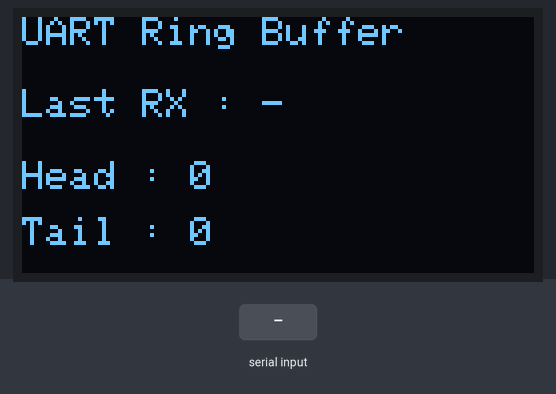
Recording of a sketch running on a simulated ESP32. Shown: 128×64 one-colour display. The inputs (shaded band) are chosen by the test bench. What the sketch prints to the serial monitor is not drawn.

Above: at 1.2 s.
1.3 s: "1" received over Serial
At 2.5 s:
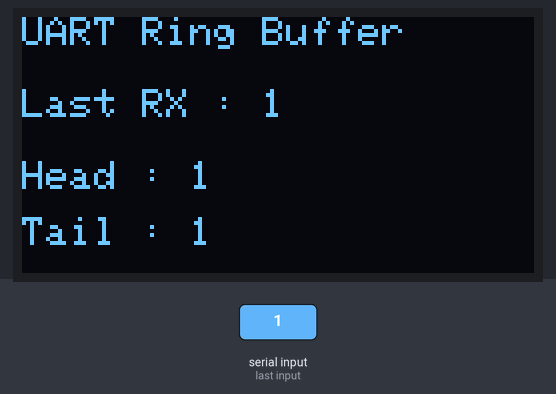
2.8 s: "0" received over Serial
At 4.0 s:
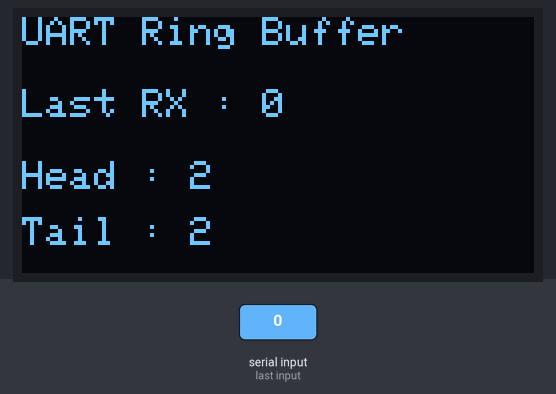
4.3 s: "2" received over Serial
At 5.5 s:
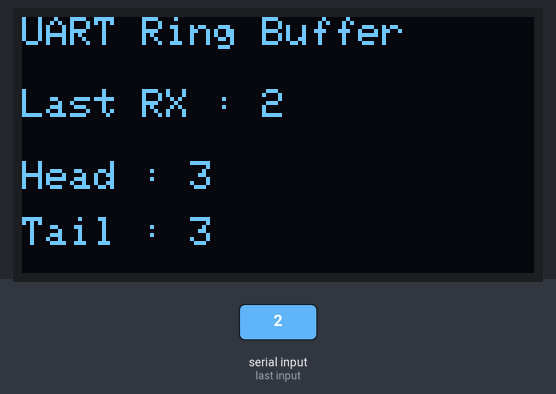
Timing chart, 0 to 7.3 s (numbered marks = the images above; inputs shaded):
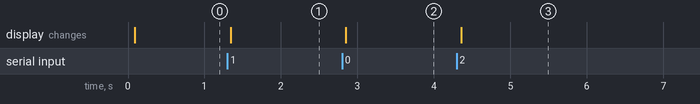

Measured:
- after the input at 1.3 s, the display: changes at once (image 1)
- after the input at 2.8 s, the display: changes after 0.05 s (image 2)
- after the input at 4.3 s, the display: changes after 0.06 s (image 3)

The sketch:

skecth.ino
```cpp
#include <Wire.h>git
#include <Adafruit_GFX.h>
#include <Adafruit_SSD1306.h>

#define SCREEN_WIDTH 128
#define SCREEN_HEIGHT 64
#define OLED_RESET -1
#define BUFFER_SIZE 16

Adafruit_SSD1306 display(SCREEN_WIDTH, SCREEN_HEIGHT, &Wire, OLED_RESET);

typedef struct
{
    uint8_t buffer[BUFFER_SIZE];
    volatile uint8_t head;
    volatile uint8_t tail;
} RingBuffer;

RingBuffer uartBuffer = {0};

char lastChar = '-';

bool isEmpty(void)
{
    return (uartBuffer.head == uartBuffer.tail);
}

bool isFull(void)
{
    return (((uartBuffer.head + 1) % BUFFER_SIZE) == uartBuffer.tail);
}

void push(uint8_t data)
{
    if (!isFull())
    {
        uartBuffer.buffer[uartBuffer.head] = data;
        uartBuffer.head = (uartBuffer.head + 1) % BUFFER_SIZE;

        Serial.print("Push : ");
        Serial.println((char)data);
    }
    else
    {
        Serial.println("Buffer Full!");
    }
}

uint8_t pop(void)
{
    uint8_t data = 0;

    if (!isEmpty())
    {
        data = uartBuffer.buffer[uartBuffer.tail];
        uartBuffer.tail = (uartBuffer.tail + 1) % BUFFER_SIZE;
    }

    return data;
}

void updateOLED(void)
{
    display.clearDisplay();

    display.setTextSize(1);
    display.setTextColor(SSD1306_WHITE);

    display.setCursor(0, 0);
    display.println("UART Ring Buffer");

    display.setCursor(0, 18);
    display.print("Last RX : ");
    display.println(lastChar);

    display.setCursor(0, 36);
    display.print("Head : ");
    display.println(uartBuffer.head);

    display.setCursor(0, 50);
    display.print("Tail : ");
    display.println(uartBuffer.tail);

    display.display();
}

void setup()
{
    Serial.begin(115200);

    Wire.begin(21, 22);

    if (!display.begin(SSD1306_SWITCHCAPVCC, 0x3C))
    {
        Serial.println("OLED Failed");

        while (1);
    }

    display.clearDisplay();
    display.setTextSize(1);
    display.setTextColor(SSD1306_WHITE);

    display.setCursor(0, 0);
    display.println("UART Ring Buffer");

    display.setCursor(0, 18);
    display.println("Ready...");

    display.display();

    Serial.println("----------------------------");
    Serial.println("UART Ring Buffer Ready");
    Serial.println("Type in Serial Monitor...");
    Serial.println("----------------------------");
}

void loop()
{
    while (Serial.available())
    {
        char ch = Serial.read();

        Serial.print("UART RX : ");
        Serial.println(ch);

        push(ch);
    }

    while (!isEmpty())
    {
        lastChar = pop();

        Serial.print("POP : ");
        Serial.println(lastChar);
    }

    updateOLED();

    delay(100);
}
```
